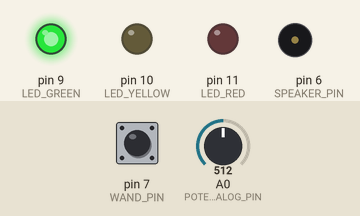
Bench run of a sketch on a simulated Arduino Uno, built with avr-gcc and run on an emulated ATmega328P. Shown: output pins drawn as LEDs (lit = HIGH), buzzer (waves = sounding). The inputs (shaded band) are chosen by the test bench; at power-on: pin 7 (WAND_PIN) LOW, A0 (POTENTIOMETER_ANALOG_PIN) = 512.

Above: at 1.2 s.
1.3 s: pin 7 (WAND_PIN) driven HIGH
At 3.0 s:
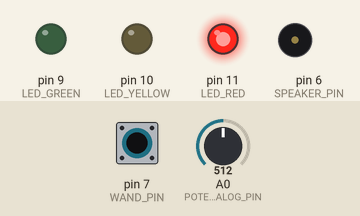
4.0 s: pin 7 (WAND_PIN) driven LOW
At 6.3 s:
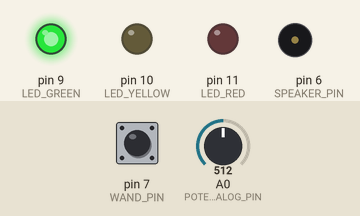
6.8 s: pin 7 (WAND_PIN) pulsed HIGH 5 times (0.12 s each, 0.3 s apart)
At 9.6 s:
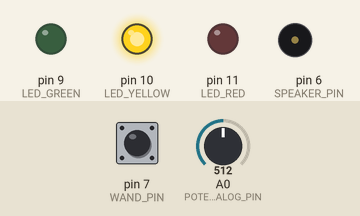
Timing chart, 0 to 11.1 s (numbered marks = the images above; inputs shaded):
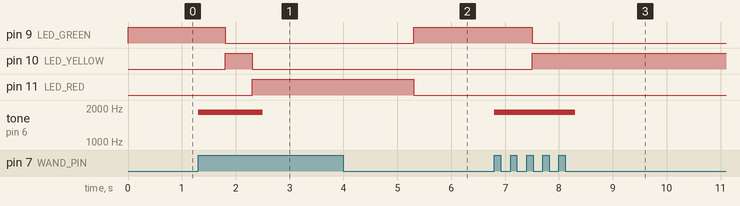

The sketch:

hotwire_5.ino
```cpp
/**
 * The Hotwire game.
 *
 * Goal of the game is to guide a wand along a bend wire without touching it.
 *
 * This is the fourth part of the code.
 *
 * Now whenever the wires are getting connected, we are controlling the
 * tone of the sound using the attached potentiometer.
 */

const int LED_GREEN = 9;
const int LED_YELLOW = 10;
const int LED_RED = 11;

const int WAND_PIN = 7;

const int SPEAKER_PIN = 6;

const int POTENTIOMETER_ANALOG_PIN = 0;

// helper function used to set the states of the three
// connected LEDs
void setLeds(int red, int yellow, int green) {
  digitalWrite(LED_RED, red);
  digitalWrite(LED_YELLOW, yellow);
  digitalWrite(LED_GREEN, green);
}

void setup() {
  // initialize the LED pins
  pinMode(LED_RED, OUTPUT);
  pinMode(LED_YELLOW, OUTPUT);
  pinMode(LED_GREEN, OUTPUT);

  // initially turn green LED on
  setLeds(LOW, LOW, HIGH);

  pinMode(WAND_PIN, INPUT);
}

int touchCount = 0;

void loop() {
  int connected = digitalRead(WAND_PIN);
  if( connected == 1) {
    touchCount++;

    int potValue = analogRead(POTENTIOMETER_ANALOG_PIN);
    int pitch = (potValue * 3) + 300;
    Serial.println(pitch);
    tone(SPEAKER_PIN, pitch, 200);

    // the two wires are connected
    if(touchCount > 10) {
      // turn red LED on if we reached the maximum error count
      setLeds(HIGH, LOW, LOW);
      delay(3000);
      // revert to green and restart after some time
      setLeds(LOW, LOW, HIGH);
      touchCount = 0;
    } else if(touchCount > 5) {
      // turn yellow LED on for some amount of touches
      setLeds(LOW, HIGH, LOW);
    }

    delay(100);
  }
}
```

Measured:
- after the input at 1.3 s, pin 9 (LED_GREEN): HIGH → LOW after 0.50 s; pin 10 (LED_YELLOW): LOW → HIGH after 0.50 s, → LOW 0.50 s later; pin 11 (LED_RED): LOW → HIGH after 1.0 s; tone on pin 6 (SPEAKER_PIN): silent → 1836 Hz at once, → silent 1.2 s later
- after the input at 4.0 s, pin 9 (LED_GREEN): goes on until 5.3 s, then stays HIGH; pin 10 (LED_YELLOW): stays LOW (without the input it goes to HIGH after 1.9 s); pin 11 (LED_RED): goes on until 5.3 s, then stays LOW; tone on pin 6 (SPEAKER_PIN): stays silent (without the input it goes to 1836 Hz after 1.4 s)
- after the input at 6.8 s, pin 9 (LED_GREEN): HIGH → LOW after 0.70 s; pin 10 (LED_YELLOW): LOW → HIGH after 0.70 s; tone on pin 6 (SPEAKER_PIN): silent → 1836 Hz at once, → silent 1.5 s later
